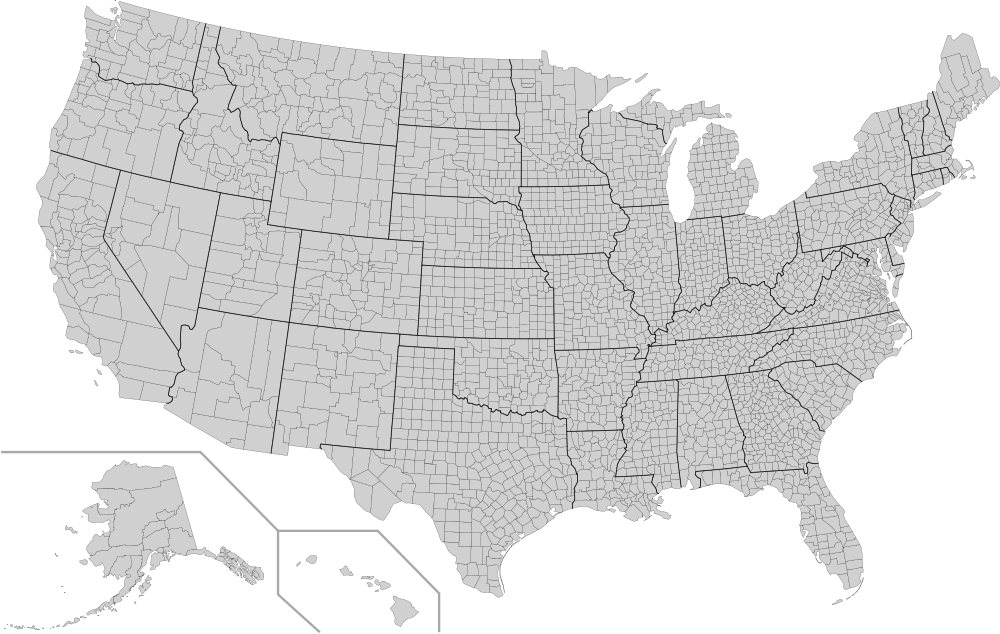
#> input picture week_1/USA_Counties_1000x634.png, 1000 x 634 px
$ python examples3_cancerviz_week1_template.py
#> lines starting #> are read from the running program, lines starting #| are printed output that depends on the picture
"""
Week 1 practice project template for Python Data Visualization
Load a county-level PNG map of the USA and draw it using matplotlib
"""

import matplotlib.pyplot as plt

# Houston location

USA_SVG_SIZE = [555, 352]
HOUSTON_POS = [302, 280]


def draw_USA_map(map_name):
    """
    Given the name of a PNG map of the USA (specified as a string),
    draw this map using matplotlib
    """
#> called with map_name = 'USA_Counties_1000x634.png'

    # Load map image, note that using 'rb'option in open() is critical since png files are binary
    with open(map_name, 'rb') as f:
        map_img = plt.imread(f)
#> map_img is the input picture: shape (634, 1000, 4) float32; mean R, G, B, A 0.427, 0.427, 0.427, 0.549

    #  Get dimensions of USA map image
    y_length, x_length, num_band = map_img.shape
#> y_length = 634; x_length = 1000; num_band = 4
    print(y_length, x_length, num_band)
#| 634 1000 4

    # Optional code to resize plot as fixed size figure -
    DPI = 80.0                  # adjust this constant to resize your plot
    xinch = x_length / DPI
#> xinch = 12.5
    yinch = y_length / DPI
#> yinch = 7.92
    plt.figure(figsize=(xinch,yinch))

    # Plot USA map
    plt.imshow(map_img)

    # Plot green scatter point in center of map
    x_center = x_length/2
#> x_center = 500
    y_center = y_length/2
#> y_center = 317
    plt.scatter(
        x=x_center,
        y=y_center,
        s=100,
        c='Green'
    )

    # Plot red scatter point on Houston, Tx - include code that rescale coordinates for larger PNG files
    x_pos = HOUSTON_POS[0] / USA_SVG_SIZE[0] * x_length
#> x_pos = 544.1
    y_pos = HOUSTON_POS[1] / USA_SVG_SIZE[1] * y_length
#> y_pos = 504.3
    plt.scatter(
        x=x_pos,
        y=y_pos,
        s=100,
        c='red'
    )

    plt.show()
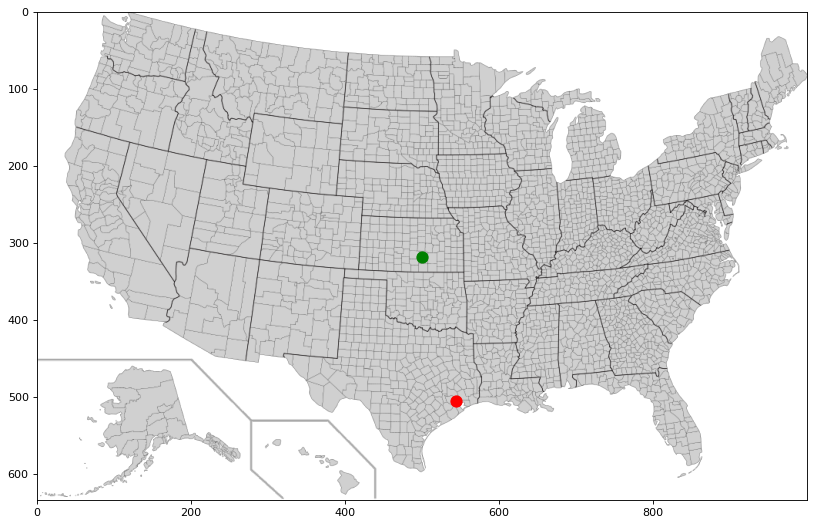
#> figure drawn by matplotlib, 1 panel


# draw_USA_map("USA_Counties_555x352.png")
draw_USA_map("USA_Counties_1000x634.png")
